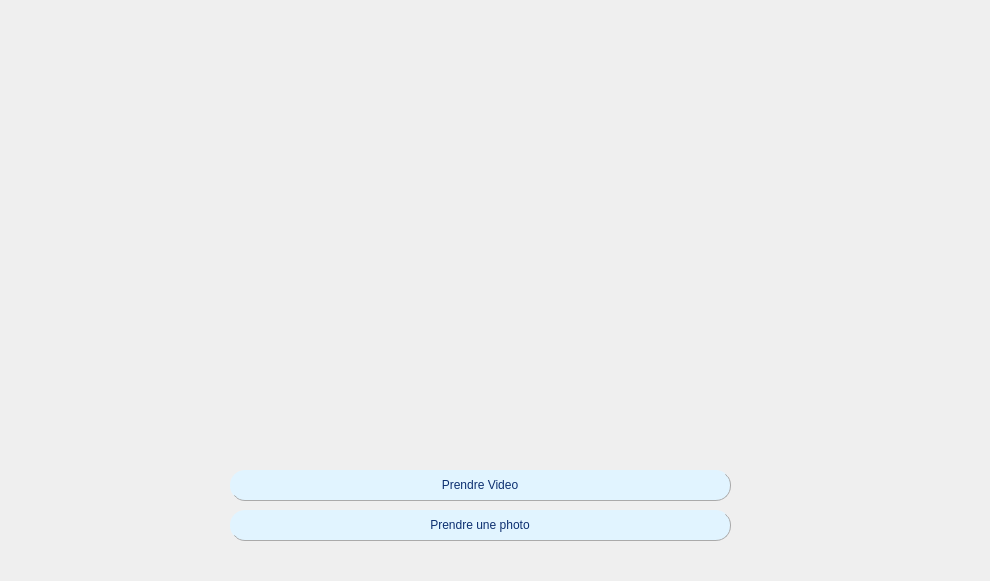
<?xml version="1.0" encoding="UTF-8"?>
<ui version="4.0">
 <class>camera</class>
 <widget class="QDialog" name="camera">
  <property name="geometry">
   <rect>
    <x>0</x>
    <y>0</y>
    <width>990</width>
    <height>581</height>
   </rect>
  </property>
  <property name="windowTitle">
   <string>Dialog</string>
  </property>
  <widget class="QCameraViewfinder" name="viewfinder" native="true">
   <property name="geometry">
    <rect>
     <x>32</x>
     <y>32</y>
     <width>911</width>
     <height>411</height>
    </rect>
   </property>
  </widget>
  <widget class="QPushButton" name="takeImageButton">
   <property name="geometry">
    <rect>
     <x>230</x>
     <y>470</y>
     <width>501</width>
     <height>31</height>
    </rect>
   </property>
   <property name="styleSheet">
    <string notr="true">QPushButton {
border-radius:15px;
font: 10pt &quot;MS Shell Dlg 2&quot;;
border-right :1px solid #aaaaaa;
border-bottom :1px solid #aaaaaa;
}
QPushButton:enabled {
background-color: #E1F4FF;
color: #0c2f70;
}
QPushButton:pressed {
background-color:blue;
color: white;
}

QPushButton:hover:!pressed {

background-color : #0d2f72;
color: #fffffe;

}
QPushButton:disabled{
boackground-color:#aaaaaa;
color :ffffff;
}</string>
   </property>
   <property name="text">
    <string>Prendre Video</string>
   </property>
  </widget>
  <widget class="QPushButton" name="capture">
   <property name="geometry">
    <rect>
     <x>230</x>
     <y>510</y>
     <width>501</width>
     <height>31</height>
    </rect>
   </property>
   <property name="styleSheet">
    <string notr="true">QPushButton {
border-radius:15px;
font: 10pt &quot;MS Shell Dlg 2&quot;;
border-right :1px solid #aaaaaa;
border-bottom :1px solid #aaaaaa;
}
QPushButton:enabled {
background-color: #E1F4FF;
color: #0c2f70;
}
QPushButton:pressed {
background-color:blue;
color: white;
}

QPushButton:hover:!pressed {

background-color : #0d2f72;
color: #fffffe;

}
QPushButton:disabled{
boackground-color:#aaaaaa;
color :ffffff;
}</string>
   </property>
   <property name="text">
    <string>Prendre une photo</string>
   </property>
  </widget>
 </widget>
 <customwidgets>
  <customwidget>
   <class>QCameraViewfinder</class>
   <extends>QWidget</extends>
   <header>qcameraviewfinder.h</header>
   <container>1</container>
  </customwidget>
 </customwidgets>
 <resources/>
 <connections/>
</ui>
